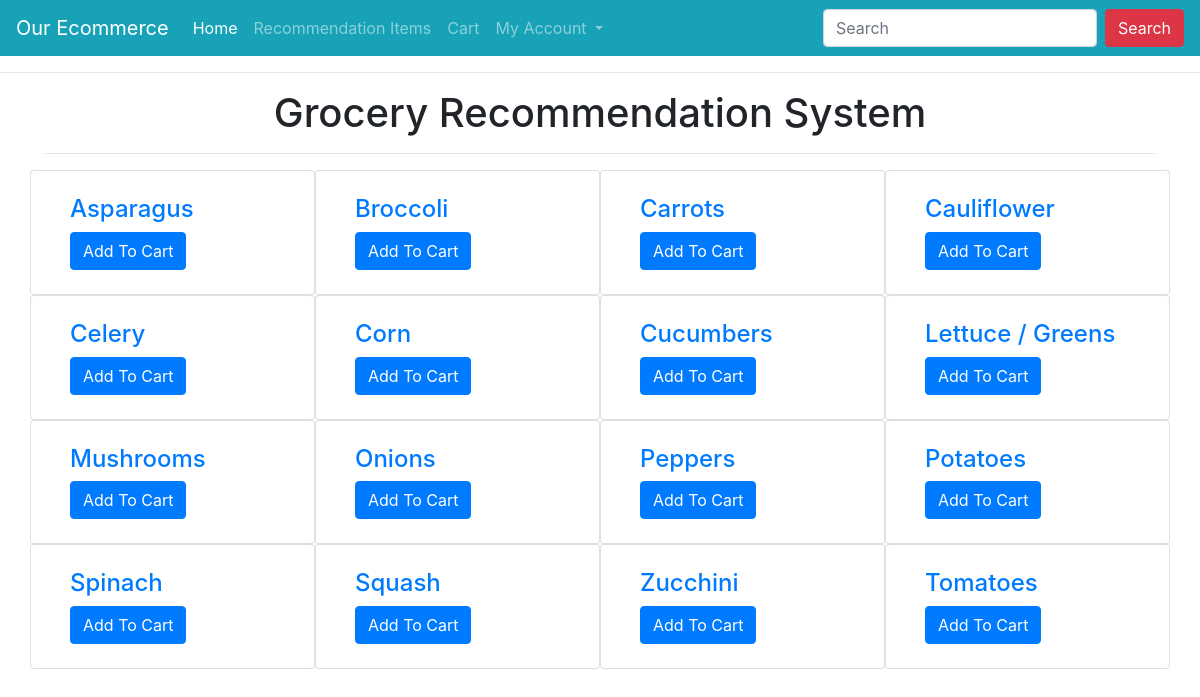
/grocery/Fresh Vegetables/ (signed in), run on the app's committed database.
### grocery/models.py (models this page shows)
class grocery_store(models.Model):
    ItemID=models.IntegerField()
    Title=models.CharField(max_length=1000)
    Category=models.CharField(max_length=1000)
    class Meta:
        db_table='grocery_store'

### grocery/views.py (the view)
# urls.py: path('grocery/<str:pk>/', views.grocery, name="grocery"),
@login_required(login_url='login')
def grocery(request,pk):
	objs=grocery_store.objects.all()
	list=[]
	for i in objs:
		if(i.Category not in list):
			list.append(i.Category)
	context={}
	for i in range(0,len(list)):
		x=grocery_store.objects.filter(Category=pk)
	print("hi.....",x)
	num={'x':x}
	return render (request,"grocery.html",num)

### templates/grocery.html (shortened to what this page needs)
{% extends 'base.html' %}
{% block content %}
<div class="container">
    <h1 class="text-center">Grocery Recommendation System </h1>
    <hr>
    <div class="row mt-3">
        {% for p in x %}
        <div class="col-md-3 card">
            <div class="m-4">
                <h4><a href="{% url 'grocery:productdetail' p.id %}">{{p.Title}}</a></h4>
                <a href="{% url 'grocery:addtocart' p.id %}" class="btn btn-primary">Add To Cart</a>
            </div>
        </div>
        {% endfor %}
    </div>
</div>
{% endblock %}

### templates/base.html (shortened to what this page needs)
<!DOCTYPE html>
<html lang="en">
<head>
    <link rel="stylesheet" href="https://stackpath.bootstrapcdn.com/bootstrap/4.5.2/css/bootstrap.min.css">
</head>
<body>
    <nav class="navbar navbar-expand-lg navbar-dark bg-info">
        <a class="navbar-brand" href="{% url 'grocery:home1' %}">Our Ecommerce</a>
        <div class="collapse navbar-collapse" id="navbarSupportedContent">
            <ul class="navbar-nav mr-auto">
            <li class="nav-item active">
                <a class="nav-link" href="{% url 'grocery:home1' %}">Home <span class="sr-only">(current)</span></a>
            </li>
            <li class="nav-item">
                <a class="nav-link" href="#">Recommendation Items</a>
            </li>
            <li class="nav-item">
                <a class="nav-link" href="{% url 'grocery:mycart' %}">Cart</a>
            </li>
            <li class="nav-item dropdown">
                <a class="nav-link dropdown-toggle" href="#" id="navbarDropdown" role="button" data-toggle="dropdown" aria-haspopup="true" aria-expanded="false">
                My Account
                </a>
            </li>
            </ul>
            <form class="form-inline my-2 my-lg-0" action="{% url 'grocery:search' %}" method="GET">
            <input name="keyword" class="form-control mr-sm-2" type="search" placeholder="Search" aria-label="Search" required>
            <button class="btn btn-danger my-2 my-sm-0" type="submit">Search</button>
            </form>
        </div>
        </nav>
    <hr>
    {% block content %}
    {% endblock %}
</body>
</html>

### data on the page
grocery_store: Title "Asparagus"
grocery_store: Title "Broccoli"
grocery_store: Title "Carrots"
grocery_store: Title "Cauliflower"
grocery_store: Title "Celery"
grocery_store: Title "Corn"
grocery_store: Title "Cucumbers"
grocery_store: Title "Lettuce / Greens"
grocery_store: Title "Mushrooms"
grocery_store: Title "Onions"
grocery_store: Title "Peppers"
grocery_store: Title "Potatoes"
grocery_store: Title "Spinach"
grocery_store: Title "Squash"
grocery_store: Title "Zucchini"
grocery_store: Title "Tomatoes"
